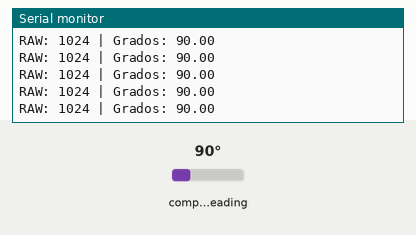
This sketch was run on a simulated Arduino Uno, built with avr-gcc and run on an emulated ATmega328P. Parts: the last lines printed to the serial monitor. Wiring (inferred from the names in the program): AS5600 angle sensor at I2C address 0x36. The test bench sets the inputs (shaded band); at power-on: compass heading 90°.

Above: at 1.2 s.
1.3 s: compass heading set to 7°
At 1.57 s:
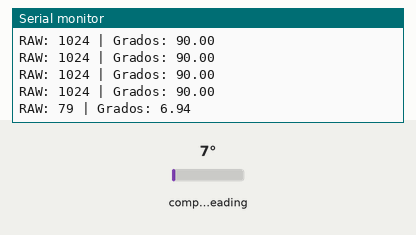
2.8 s: compass heading set to 180°
At 2.97 s:
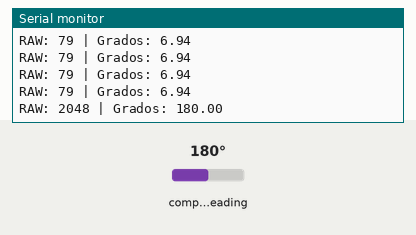
Timing chart, 0 to 5.8 s (numbered marks = the images above; inputs shaded):
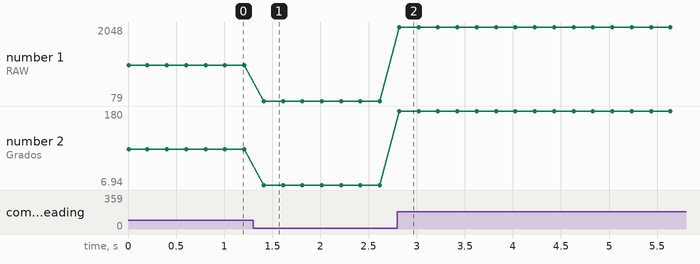

Measured:
- after the input at 1.3 s, the serial monitor: prints a new line after 0.11 s (image 1)
- after the input at 2.8 s, the serial monitor: prints a new line at once (image 2)
- plotted number 1: 1024 → 79 after the input at 1.3 s, 79 → 2048 after the input at 2.8 s
- plotted number 2: 90 → 6.94 after the input at 1.3 s, 6.94 → 180 after the input at 2.8 s

The sketch:

angulo_magnetico.ino
```cpp
#include <Wire.h>

#define AS5600 0x36

void setup() {
  Serial.begin(9600);
  Wire.begin();
  Serial.println("Inicio");
}

void loop() {

  Wire.beginTransmission(AS5600);
  Wire.write(0x0C);   // RAW ANGLE high byte
  byte error = Wire.endTransmission();  // STOP normal

  if (error != 0) {
    Serial.print("Error comunicacion: ");
    Serial.println(error);
    delay(500);
    return;
  }

  Wire.requestFrom(AS5600, 2);

  if (Wire.available() >= 2) {

    uint8_t highByte = Wire.read();
    uint8_t lowByte  = Wire.read();

    uint16_t rawAngle = ((uint16_t)highByte << 8) | lowByte;

    float angleDeg = (rawAngle * 360.0) / 4096.0;

    Serial.print("RAW: ");
    Serial.print(rawAngle);
    Serial.print(" | Grados: ");
    Serial.println(angleDeg);

  } else {
    Serial.println("No datos recibidos");
  }

  delay(200);
}
```
